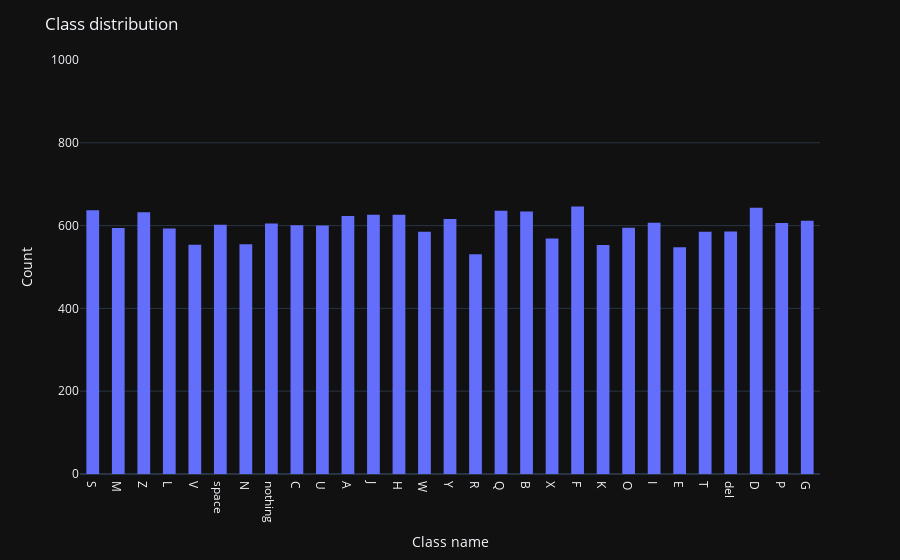

The notebook cell this image was saved under:
### Code cell
plot_class_distribution(validation_ds, 1000)

### Figure 1 — Plotly figure (JSON) as saved in the notebook; plotly's stock layout.template omitted (floating-point values rounded to 4 significant figures; data arrays with more than 128 entries replaced by an {"elided": "..."} marker saying what was removed)
{"data": [{"alignmentgroup": "True", "bingroup": "x", "hovertemplate": "x=%{x}<br>count=%{y}<extra></extra>", "legendgroup": "", "marker": {"color": "#636efa", "pattern": {"shape": ""}}, "name": "", "offsetgroup": "", "orientation": "v", "showlegend": false, "x": {"elided": "17400 str values"}, "xaxis": "x", "yaxis": "y", "type": "histogram"}], "layout": {"xaxis": {"anchor": "y", "domain": [0.0, 1.0], "title": {"text": "Class name"}}, "yaxis": {"anchor": "x", "domain": [0.0, 1.0], "title": {"text": "Count"}, "range": [0, 1000]}, "legend": {"tracegroupgap": 0}, "margin": {"t": 60}, "barmode": "relative", "title": {"text": "Class distribution"}, "bargap": 0.5}}
